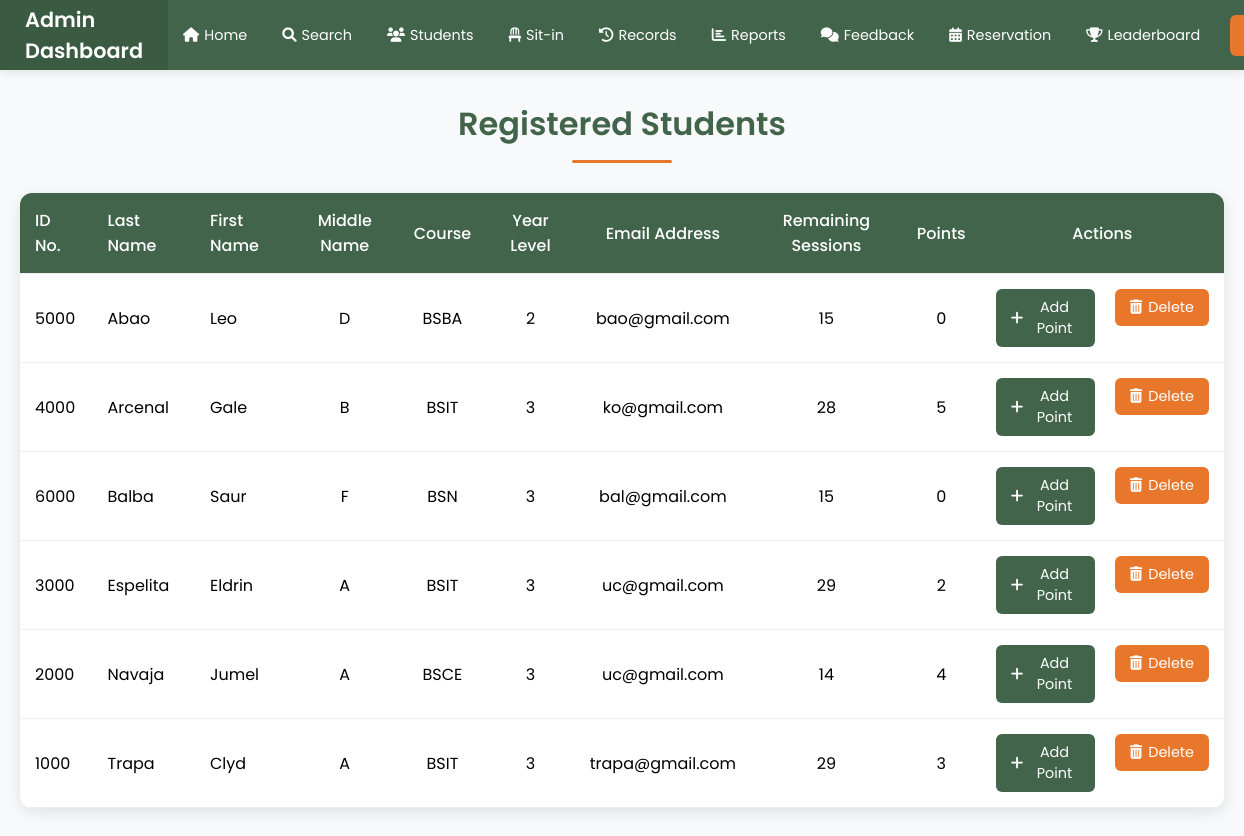
The page /students (signed in) on the database as committed earlier.
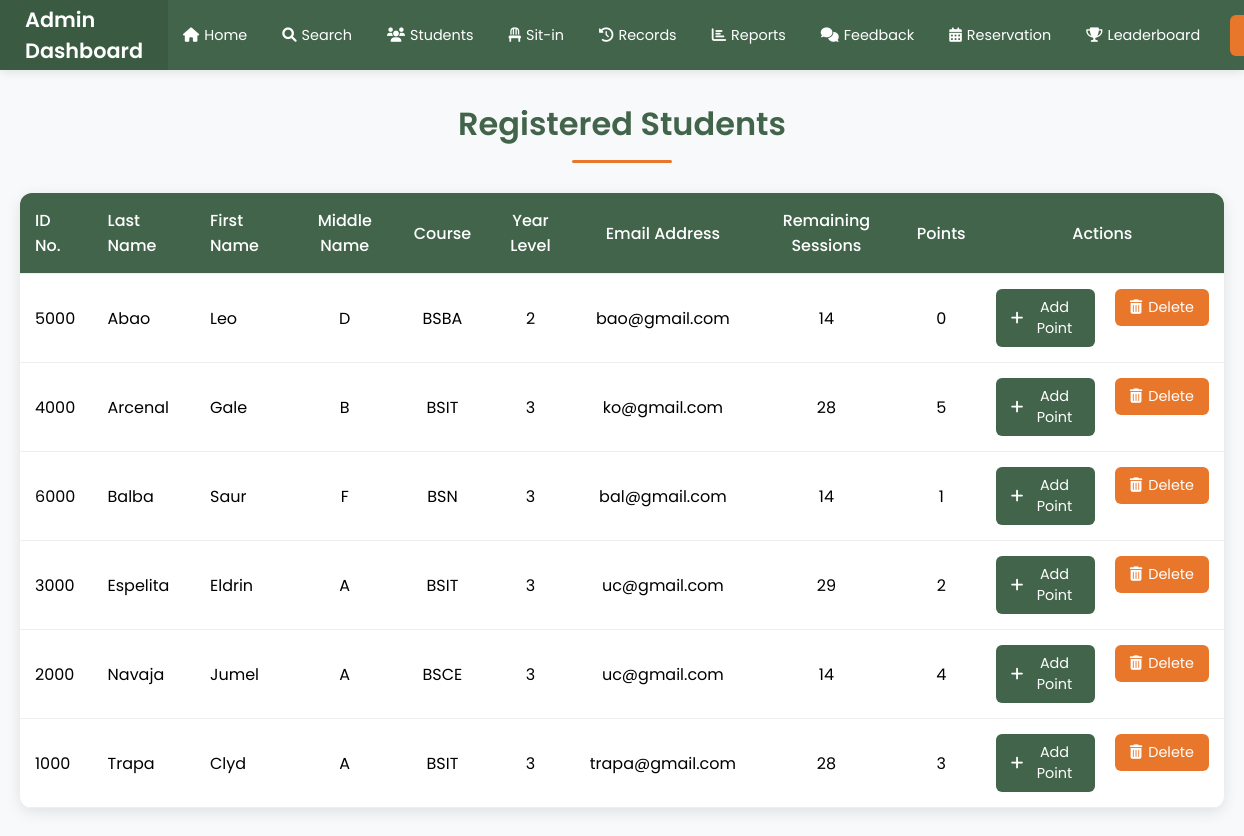
The same page on the database as committed later.
### tables this page shows
CREATE TABLE users (
            id INTEGER PRIMARY KEY AUTOINCREMENT,
            idno TEXT UNIQUE NOT NULL,
            firstname TEXT NOT NULL,
            lastname TEXT NOT NULL,
            middlename TEXT,
            course TEXT,
            year_level TEXT,
            email_address TEXT,
            password TEXT NOT NULL,
            role TEXT DEFAULT 'student',
            remaining_sessions INTEGER DEFAULT 0,
            profile_pic TEXT
        , points INTEGER DEFAULT 0);

### app.py (the view)
@app.route('/students')
def students():
    if 'admin_username' not in session:
        flash("Admin access required!", "danger")
        return redirect(url_for('admin_login'))
    conn = sqlite3.connect('users.db')
    cursor = conn.cursor()
    cursor.execute("""
        SELECT idno, lastname, firstname, middlename, course, year_level,
               email_address, remaining_sessions, role, points
        FROM users
        WHERE role = 'student'
        ORDER BY lastname, firstname
    """)
    students = cursor.fetchall()
    conn.close()
    return render_template('students.html', students=students)

### templates/students.html (shortened to what this page needs)
<!DOCTYPE html>
<html lang="en">
<head>
    <link rel="stylesheet" href="https://cdnjs.cloudflare.com/ajax/libs/font-awesome/6.0.0/css/all.min.css">
</head>
<body>
    <div class="navbar">
        <div class="logo">Admin Dashboard</div>
        <ul class="nav-links">
            <li><a href="{{ url_for('admin_dashboard') }}"><i class="fas fa-home"></i> Home</a></li>
            <li><a href="{{ url_for('search') }}"><i class="fas fa-search"></i> Search</a></li>
            <li><a href="{{ url_for('students') }}"><i class="fas fa-users"></i> Students</a></li>
            <li><a href="{{ url_for('current_sit_in') }}"><i class="fas fa-chair"></i> Sit-in</a></li>
            <li><a href="{{ url_for('sit_in_records') }}"><i class="fas fa-history"></i> Records</a></li>
            <li><a href="{{ url_for('sit_in_report') }}"><i class="fas fa-chart-bar"></i> Reports</a></li>
            <li><a href="{{ url_for('feedback_report') }}"><i class="fas fa-comments"></i> Feedback</a></li>
            <li><a href="{{ url_for('reservation') }}"><i class="fas fa-calendar-alt"></i> Reservation</a></li>
            <li><a href="{{ url_for('leaderboard') }}"><i class="fas fa-trophy"></i> Leaderboard</a></li>
        </ul>
        <div class="logout-container">
            <a href="{{ url_for('logout') }}" class="logout-btn">
            </a>
        </div>
    </div>
    <div class="container">
        <h1 class="page-title">Registered Students</h1>
        <div class="table-container">
            <table>
                <thead>
                    <tr>
                        <th>ID No.</th>
                        <th>Last Name</th>
                        <th>First Name</th>
                        <th>Middle Name</th>
                        <th>Course</th>
                        <th>Year Level</th>
                        <th>Email Address</th>
                        <th>Remaining Sessions</th>
                        <th>Points</th>
                        <th>Actions</th>
                    </tr>
                </thead>
                <tbody>
                    {% for student in students %}
                    <tr>
                        <td>{{ student[0] }}</td>
                        <td>{{ student[1] }}</td>
                        <td>{{ student[2] }}</td>
                        <td>{{ student[3] }}</td>
                        <td>{{ student[4] }}</td>
                        <td>{{ student[5] }}</td>
                        <td>{{ student[6] }}</td>
                        <td>{{ student[7] }}</td>
                        <td>{{ student[9] if student[9] is not none else 0 }}</td>
                        <td>
                            <div class="button-container">
                                <button class="add-points-btn" onclick="addPoints('{{ student[0] }}')">
                                    <i class="fas fa-plus"></i>
                                    Add Point
                                </button>
                                <form method="POST" action="{{ url_for('delete_student', student_id=student[0]) }}" onsubmit="return confirm('Are you sure you want to delete this student?');">
                                    <button type="submit" class="delete-btn">
                                        <i class="fas fa-trash-alt"></i>
                                        Delete
                                    </button>
                                </form>
                            </div>
                        </td>
                    </tr>
                    {% endfor %}
                </tbody>
            </table>
        </div>
    </div>
</body>
</html>

### templates/students.html (style rules this page uses)
* { margin: 0; padding: 0; box-sizing: border-box; font-family: 'Poppins', sans-serif; }
body { background: #f8f9fa; min-height: 100vh; }
.navbar { background: #41644A; padding: 0; display: flex; justify-content: space-between; align-items: center; box-shadow: 0 2px 10px rgba(0, 0, 0, 0.1); height: 70px; position: sticky; top: 0; z-index: 1000; }
.logo { font-size: 1.3em; font-weight: 600; color: white; padding: 0 25px; display: flex; align-items: center; height: 100%; background: rgba(0, 0, 0, 0.1); }
.nav-links { display: flex; align-items: center; list-style: none; margin: 0; height: 100%; padding: 0; flex-grow: 1; justify-content: center; gap: 5px; }
.nav-links li { height: 100%; }
.nav-links a { color: white; text-decoration: none; padding: 0 15px; font-size: 0.9em; height: 100%; display: flex; align-items: center; transition: all 0.3s ease; white-space: nowrap; position: relative; gap: 5px; }
.nav-links a::after { content: ''; position: absolute; bottom: 0; left: 50%; transform: translateX(-50%); width: 0; height: 3px; background: #E9772B; transition: width 0.3s ease; }
.logout-container { padding: 0 15px; height: 100%; display: flex; align-items: center; }
.logout-btn { background: #E9772B; color: white; padding: 8px 20px; border-radius: 6px; text-decoration: none; font-weight: 500; transition: all 0.3s ease; display: flex; align-items: center; gap: 8px; }
.container { max-width: 1400px; margin: 30px auto; padding: 0 20px; }
.page-title { color: #41644A; font-size: 2em; font-weight: 600; margin-bottom: 30px; text-align: center; position: relative; padding-bottom: 15px; }
.page-title::after { content: ''; position: absolute; bottom: 0; left: 50%; transform: translateX(-50%); width: 100px; height: 3px; background: #E9772B; border-radius: 3px; }
.table-container { background: white; border-radius: 12px; box-shadow: 0 4px 15px rgba(0, 0, 0, 0.1); overflow: hidden; margin-top: 20px; }
table { width: 100%; border-collapse: collapse; }
th, td { padding: 15px; text-align: left; border-bottom: 1px solid #eee; }
th:nth-child(4), td:nth-child(4), th:nth-child(5), td:nth-child(5), th:nth-child(6), td:nth-child(6), th:nth-child(7), td:nth-child(7), th:nth-child(8), td:nth-child(8), th:nth-child(9), td:nth-child(9), th:nth-child(10), td:nth-child(10) { text-align: center; }
th { background: #41644A; color: white; font-weight: 500; }
.delete-btn { background: #E9772B; color: white; padding: 8px 15px; border: none; border-radius: 6px; cursor: pointer; transition: all 0.3s ease; display: inline-flex; align-items: center; gap: 6px; font-size: 0.9em; }
.add-points-btn { background: #41644A; color: white; padding: 8px 15px; border: none; border-radius: 6px; cursor: pointer; transition: all 0.3s ease; display: inline-flex; align-items: center; gap: 6px; font-size: 0.9em; margin-right: 10px; }
td form { display: inline-block; }
.button-container { display: flex; justify-content: center; gap: 10px; }

Rows that differ between the two databases and show on the page:
changed users "Abao": remaining_sessions "15" → "14"
changed users "Balba": remaining_sessions "15" → "14"; points "0" → "1"
changed users "Trapa": remaining_sessions "29" → "28"
